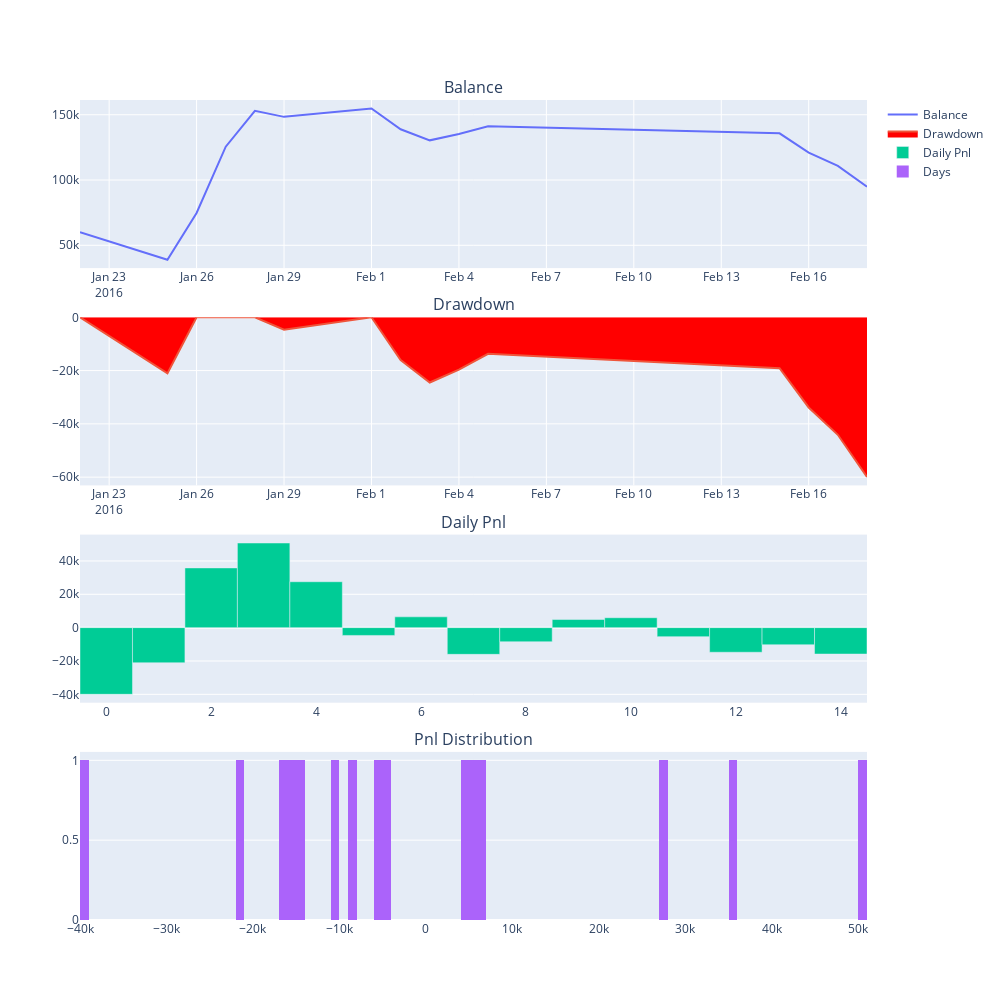
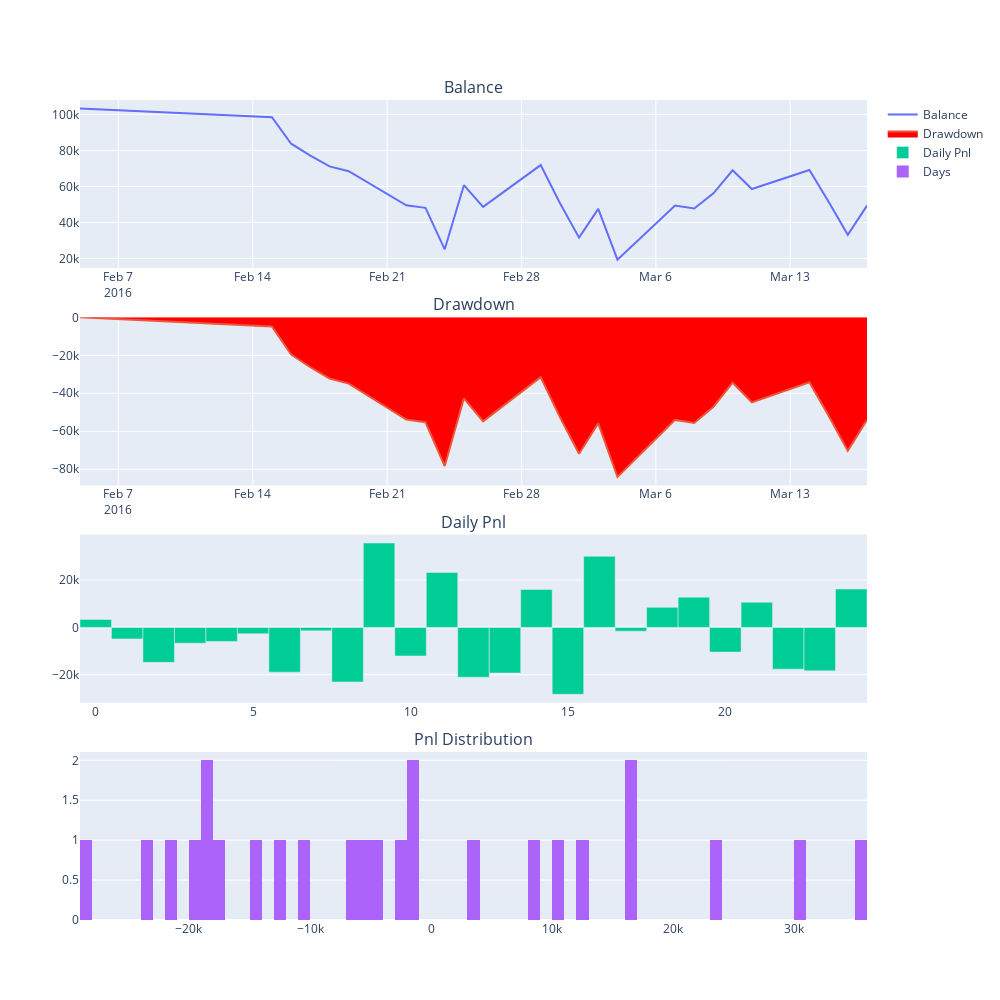
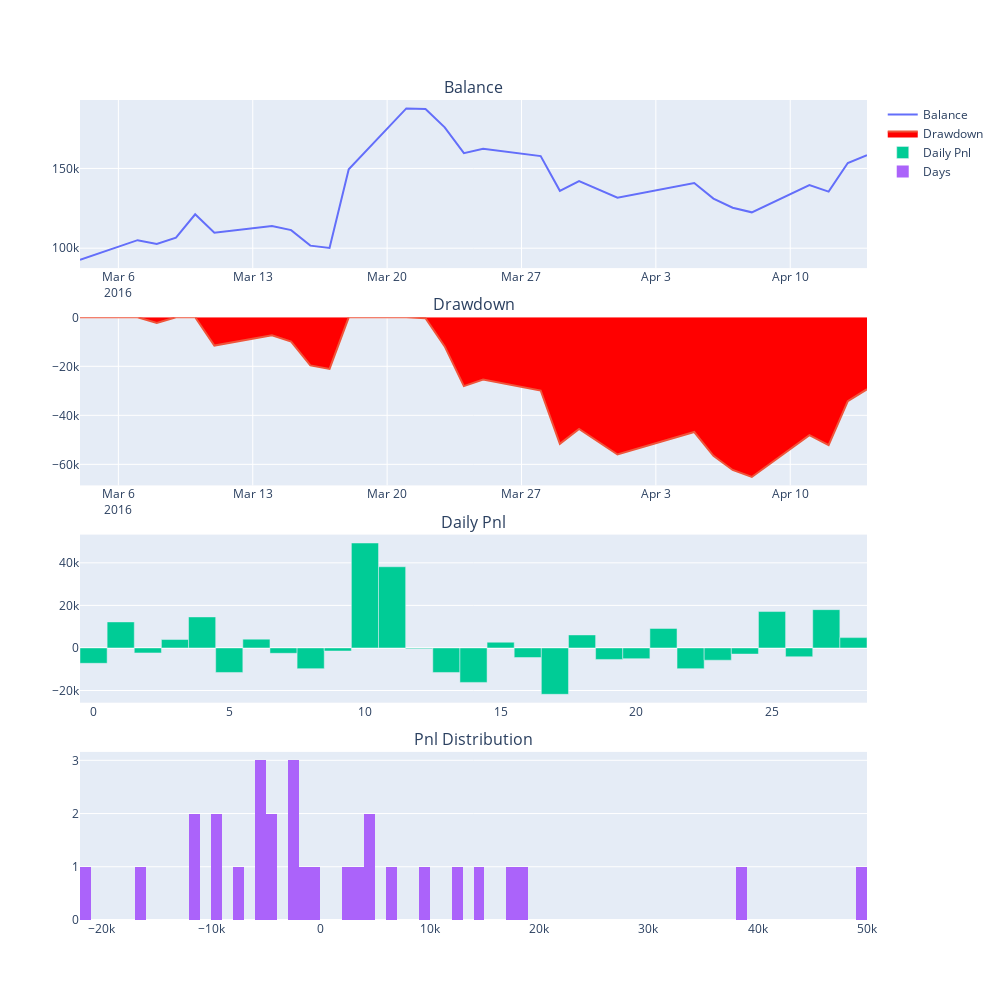
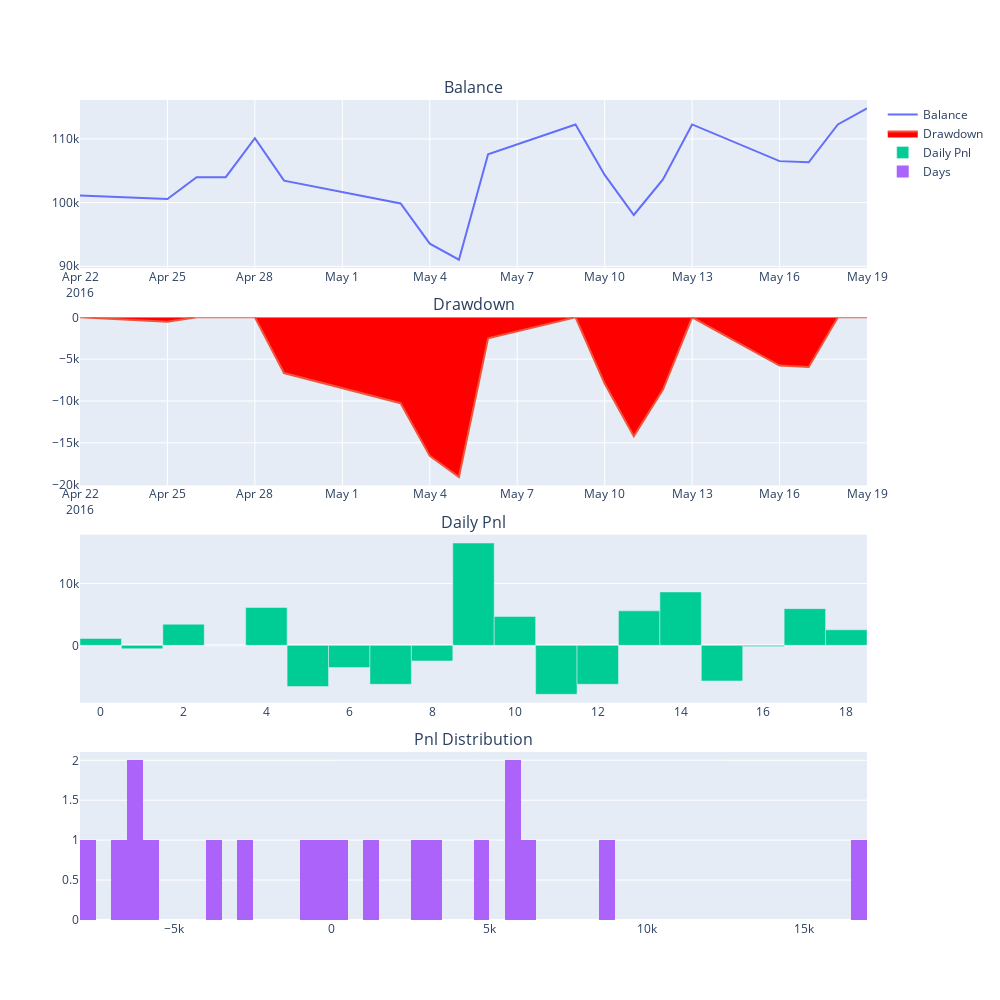

The notebook cell these images were saved under, in order:
### Code cell
ll=[]
tradess = []
for k, v in timec.items():
    start = k
    end = v[0]
    start_history = start - relativedelta(days=20)
    print("start=", start, "end=", end, "start hist=",start_history)
    
    active = v[1]+ ".CFFEX"
    passive = v[4] + ".CFFEX"
    spread = new_spread(active, passive)
    print("active =", active, "passive=", passive)
    

    engine = BacktestingEngine()
    engine.set_parameters(
        spread=spread,
        interval="1m",
        start=start_history,
        end=end,
        rate=0.3/10000,
        slippage=0.2,
        size=300,
        pricetick=0.2,
        capital=100_000,
    )

    statarb_setting = {
        "boll_window": 60,
        "boll_dev": 4
    }

    grid_setting = {
        "grid_price": 20,
        "grid_volume": 1,
        "max_pos": 3
    }
    engine.add_strategy(GridTradingStrategy, grid_setting)
    engine.load_data()

    engine.run_backtesting()
    n = engine.calculate_result()
    engine.calculate_statistics()
    engine.show_chart()
    # if n.any():
    if n is not None:
        m = n.loc[start:end, :]
        ll.append(m)
        
    tt = engine.trades
    print("@", tt)
    if tt:
        for k, v in tt.items():
            da = v.datetime.date()
            print("@", da, start, end)
            if da >= start and da <= end:
                tradess.append(v)
                
    #tradess.append(tt)

### Figure 1 — Plotly figure (JSON) as saved in the notebook; plotly's stock layout.template omitted (floating-point values rounded to 4 significant figures)
{"data": [{"mode": "lines", "name": "Balance", "type": "scatter", "x": ["2016-01-22", "2016-01-25", "2016-01-26", "2016-01-27", "2016-01-28", "2016-01-29", "2016-02-01", "2016-02-02", "2016-02-03", "2016-02-04", "2016-02-05", "2016-02-15", "2016-02-16", "2016-02-17", "2016-02-18"], "xaxis": "x", "y": [60020.0, 38960.0, 74780.0, 125500.0, 153100.0, 148400.0, 154900.0, 138900.0, 130400.0, 135300.0, 141200.0, 135800.0, 121000.0, 110800.0, 94940.0], "yaxis": "y"}, {"fill": "tozeroy", "fillcolor": "red", "mode": "lines", "name": "Drawdown", "type": "scatter", "x": ["2016-01-22", "2016-01-25", "2016-01-26", "2016-01-27", "2016-01-28", "2016-01-29", "2016-02-01", "2016-02-02", "2016-02-03", "2016-02-04", "2016-02-05", "2016-02-15", "2016-02-16", "2016-02-17", "2016-02-18"], "xaxis": "x2", "y": [0, -21060.0, 0, 0, 0, -4680, 0, -16020, -24480, -19620, -13680, -19080, -33840.0, -44100, -59940.0], "yaxis": "y2"}, {"name": "Daily Pnl", "type": "bar", "xaxis": "x3", "y": [-39980.0, -21060.0, 35820.0, 50760.0, 27540.0, -4680.0, 6480.0, -16020.0, -8460.0, 4860.0, 5940.0, -5400, -14760.0, -10260.0, -15840.0], "yaxis": "y3"}, {"name": "Days", "nbinsx": 100, "type": "histogram", "x": [-39980.0, -21060.0, 35820.0, 50760.0, 27540.0, -4680.0, 6480.0, -16020.0, -8460.0, 4860.0, 5940.0, -5400, -14760.0, -10260.0, -15840.0], "xaxis": "x4", "yaxis": "y4"}], "layout": {"annotations": [{"font": {"size": 16}, "showarrow": false, "text": "Balance", "x": 0.5, "xanchor": "center", "xref": "paper", "y": 1, "yanchor": "bottom", "yref": "paper"}, {"font": {"size": 16}, "showarrow": false, "text": "Drawdown", "x": 0.5, "xanchor": "center", "xref": "paper", "y": 0.735, "yanchor": "bottom", "yref": "paper"}, {"font": {"size": 16}, "showarrow": false, "text": "Daily Pnl", "x": 0.5, "xanchor": "center", "xref": "paper", "y": 0.47, "yanchor": "bottom", "yref": "paper"}, {"font": {"size": 16}, "showarrow": false, "text": "Pnl Distribution", "x": 0.5, "xanchor": "center", "xref": "paper", "y": 0.205, "yanchor": "bottom", "yref": "paper"}], "height": 1000, "width": 1000, "xaxis": {"anchor": "y", "domain": [0, 1]}, "xaxis2": {"anchor": "y2", "domain": [0, 1]}, "xaxis3": {"anchor": "y3", "domain": [0, 1]}, "xaxis4": {"anchor": "y4", "domain": [0, 1]}, "yaxis": {"anchor": "x", "domain": [0.795, 1]}, "yaxis2": {"anchor": "x2", "domain": [0.53, 0.735]}, "yaxis3": {"anchor": "x3", "domain": [0.265, 0.47]}, "yaxis4": {"anchor": "x4", "domain": [0, 0.205]}}}

### Figure 2 — Plotly figure (JSON) as saved in the notebook; plotly's stock layout.template omitted (floating-point values rounded to 4 significant figures)
{"data": [{"mode": "lines", "name": "Balance", "type": "scatter", "x": ["2016-02-05", "2016-02-15", "2016-02-16", "2016-02-17", "2016-02-18", "2016-02-19", "2016-02-22", "2016-02-23", "2016-02-24", "2016-02-25", "2016-02-26", "2016-02-29", "2016-03-01", "2016-03-02", "2016-03-03", "2016-03-04", "2016-03-07", "2016-03-08", "2016-03-09", "2016-03-10", "2016-03-11", "2016-03-14", "2016-03-15", "2016-03-16", "2016-03-17"], "xaxis": "x", "y": [103300.0, 98490.0, 83730.0, 77070.0, 71130.0, 68430.0, 49530.0, 48090.0, 25050.0, 60690.0, 48630.0, 71850.0, 50790.0, 31530.0, 47550.0, 19290.0, 49350.0, 47730.0, 56190.0, 68970.0, 58530.0, 69150.0, 51510.0, 33150.0, 49350.0], "yaxis": "y"}, {"fill": "tozeroy", "fillcolor": "red", "mode": "lines", "name": "Drawdown", "type": "scatter", "x": ["2016-02-05", "2016-02-15", "2016-02-16", "2016-02-17", "2016-02-18", "2016-02-19", "2016-02-22", "2016-02-23", "2016-02-24", "2016-02-25", "2016-02-26", "2016-02-29", "2016-03-01", "2016-03-02", "2016-03-03", "2016-03-04", "2016-03-07", "2016-03-08", "2016-03-09", "2016-03-10", "2016-03-11", "2016-03-14", "2016-03-15", "2016-03-16", "2016-03-17"], "xaxis": "x2", "y": [0, -4860.0, -19620.0, -26280, -32220.0, -34920.0, -53820.0, -55260.0, -78300.0, -42660.0, -54720.0, -31500.0, -52560.0, -71820.0, -55800, -84060.0, -54000.0, -55620.0, -47160.0, -34380, -44820.0, -34200, -51840.0, -70200.0, -54000.0], "yaxis": "y2"}, {"name": "Daily Pnl", "type": "bar", "xaxis": "x3", "y": [3349.0, -4860.0, -14760.0, -6660.0, -5940.0, -2700, -18900, -1440.0, -23040.0, 35640.0, -12060.0, 23220.0, -21060.0, -19260.0, 16020.0, -28260.0, 30060.0, -1620.0, 8460.0, 12780.0, -10440.0, 10620.0, -17640.0, -18360.0, 16200], "yaxis": "y3"}, {"name": "Days", "nbinsx": 100, "type": "histogram", "x": [3349.0, -4860.0, -14760.0, -6660.0, -5940.0, -2700, -18900, -1440.0, -23040.0, 35640.0, -12060.0, 23220.0, -21060.0, -19260.0, 16020.0, -28260.0, 30060.0, -1620.0, 8460.0, 12780.0, -10440.0, 10620.0, -17640.0, -18360.0, 16200], "xaxis": "x4", "yaxis": "y4"}], "layout": {"annotations": [{"font": {"size": 16}, "showarrow": false, "text": "Balance", "x": 0.5, "xanchor": "center", "xref": "paper", "y": 1, "yanchor": "bottom", "yref": "paper"}, {"font": {"size": 16}, "showarrow": false, "text": "Drawdown", "x": 0.5, "xanchor": "center", "xref": "paper", "y": 0.735, "yanchor": "bottom", "yref": "paper"}, {"font": {"size": 16}, "showarrow": false, "text": "Daily Pnl", "x": 0.5, "xanchor": "center", "xref": "paper", "y": 0.47, "yanchor": "bottom", "yref": "paper"}, {"font": {"size": 16}, "showarrow": false, "text": "Pnl Distribution", "x": 0.5, "xanchor": "center", "xref": "paper", "y": 0.205, "yanchor": "bottom", "yref": "paper"}], "height": 1000, "width": 1000, "xaxis": {"anchor": "y", "domain": [0, 1]}, "xaxis2": {"anchor": "y2", "domain": [0, 1]}, "xaxis3": {"anchor": "y3", "domain": [0, 1]}, "xaxis4": {"anchor": "y4", "domain": [0, 1]}, "yaxis": {"anchor": "x", "domain": [0.795, 1]}, "yaxis2": {"anchor": "x2", "domain": [0.53, 0.735]}, "yaxis3": {"anchor": "x3", "domain": [0.265, 0.47]}, "yaxis4": {"anchor": "x4", "domain": [0, 0.205]}}}

### Figure 3 — Plotly figure (JSON) as saved in the notebook; plotly's stock layout.template omitted (floating-point values rounded to 4 significant figures)
{"data": [{"mode": "lines", "name": "Balance", "type": "scatter", "x": ["2016-03-04", "2016-03-07", "2016-03-08", "2016-03-09", "2016-03-10", "2016-03-11", "2016-03-14", "2016-03-15", "2016-03-16", "2016-03-17", "2016-03-18", "2016-03-21", "2016-03-22", "2016-03-23", "2016-03-24", "2016-03-25", "2016-03-28", "2016-03-29", "2016-03-30", "2016-03-31", "2016-04-01", "2016-04-05", "2016-04-06", "2016-04-07", "2016-04-08", "2016-04-11", "2016-04-12", "2016-04-13", "2016-04-14"], "xaxis": "x", "y": [92790.0, 105000.0, 102700.0, 106600.0, 121200.0, 109700.0, 113800.0, 111300.0, 101600.0, 100200.0, 149500.0, 187600.0, 187300.0, 175800.0, 159600.0, 162300.0, 157800.0, 136000.0, 142100.0, 136700.0, 131700.0, 140800.0, 131100.0, 125400.0, 122500.0, 139600.0, 135400.0, 153400.0, 158300.0], "yaxis": "y"}, {"fill": "tozeroy", "fillcolor": "red", "mode": "lines", "name": "Drawdown", "type": "scatter", "x": ["2016-03-04", "2016-03-07", "2016-03-08", "2016-03-09", "2016-03-10", "2016-03-11", "2016-03-14", "2016-03-15", "2016-03-16", "2016-03-17", "2016-03-18", "2016-03-21", "2016-03-22", "2016-03-23", "2016-03-24", "2016-03-25", "2016-03-28", "2016-03-29", "2016-03-30", "2016-03-31", "2016-04-01", "2016-04-05", "2016-04-06", "2016-04-07", "2016-04-08", "2016-04-11", "2016-04-12", "2016-04-13", "2016-04-14"], "xaxis": "x2", "y": [0, 0, -2340, 0, 0, -11520.0, -7380, -9900, -19620.0, -21060.0, 0, 0, -360, -11880.0, -28080.0, -25380.0, -29880.0, -51660, -45540, -50940, -55980.0, -46800, -56520, -62280.0, -65160, -48060, -52200, -34200, -29340.0], "yaxis": "y2"}, {"name": "Daily Pnl", "type": "bar", "xaxis": "x3", "y": [-7215.0, 12240.0, -2340.0, 3960.0, 14580.0, -11520.0, 4140.0, -2520.0, -9720.0, -1440.0, 49320.0, 38160.0, -360.0, -11520.0, -16200, 2700, -4500, -21780.0, 6120.0, -5400, -5040.0, 9180.0, -9720.0, -5760.0, -2880.0, 17100, -4140.0, 18000, 4860.0], "yaxis": "y3"}, {"name": "Days", "nbinsx": 100, "type": "histogram", "x": [-7215.0, 12240.0, -2340.0, 3960.0, 14580.0, -11520.0, 4140.0, -2520.0, -9720.0, -1440.0, 49320.0, 38160.0, -360.0, -11520.0, -16200, 2700, -4500, -21780.0, 6120.0, -5400, -5040.0, 9180.0, -9720.0, -5760.0, -2880.0, 17100, -4140.0, 18000, 4860.0], "xaxis": "x4", "yaxis": "y4"}], "layout": {"annotations": [{"font": {"size": 16}, "showarrow": false, "text": "Balance", "x": 0.5, "xanchor": "center", "xref": "paper", "y": 1, "yanchor": "bottom", "yref": "paper"}, {"font": {"size": 16}, "showarrow": false, "text": "Drawdown", "x": 0.5, "xanchor": "center", "xref": "paper", "y": 0.735, "yanchor": "bottom", "yref": "paper"}, {"font": {"size": 16}, "showarrow": false, "text": "Daily Pnl", "x": 0.5, "xanchor": "center", "xref": "paper", "y": 0.47, "yanchor": "bottom", "yref": "paper"}, {"font": {"size": 16}, "showarrow": false, "text": "Pnl Distribution", "x": 0.5, "xanchor": "center", "xref": "paper", "y": 0.205, "yanchor": "bottom", "yref": "paper"}], "height": 1000, "width": 1000, "xaxis": {"anchor": "y", "domain": [0, 1]}, "xaxis2": {"anchor": "y2", "domain": [0, 1]}, "xaxis3": {"anchor": "y3", "domain": [0, 1]}, "xaxis4": {"anchor": "y4", "domain": [0, 1]}, "yaxis": {"anchor": "x", "domain": [0.795, 1]}, "yaxis2": {"anchor": "x2", "domain": [0.53, 0.735]}, "yaxis3": {"anchor": "x3", "domain": [0.265, 0.47]}, "yaxis4": {"anchor": "x4", "domain": [0, 0.205]}}}

### Figure 4 — Plotly figure (JSON) as saved in the notebook; plotly's stock layout.template omitted (floating-point values rounded to 4 significant figures)
{"data": [{"mode": "lines", "name": "Balance", "type": "scatter", "x": ["2016-04-22", "2016-04-25", "2016-04-26", "2016-04-27", "2016-04-28", "2016-04-29", "2016-05-03", "2016-05-04", "2016-05-05", "2016-05-06", "2016-05-09", "2016-05-10", "2016-05-11", "2016-05-12", "2016-05-13", "2016-05-16", "2016-05-17", "2016-05-18", "2016-05-19"], "xaxis": "x", "y": [101100.0, 100600.0, 104000.0, 104000.0, 110100.0, 103500.0, 99850.0, 93550.0, 91030.0, 107600.0, 112300.0, 104400.0, 98050.0, 103600.0, 112300.0, 106500.0, 106300.0, 112300.0, 114800.0], "yaxis": "y"}, {"fill": "tozeroy", "fillcolor": "red", "mode": "lines", "name": "Drawdown", "type": "scatter", "x": ["2016-04-22", "2016-04-25", "2016-04-26", "2016-04-27", "2016-04-28", "2016-04-29", "2016-05-03", "2016-05-04", "2016-05-05", "2016-05-06", "2016-05-09", "2016-05-10", "2016-05-11", "2016-05-12", "2016-05-13", "2016-05-16", "2016-05-17", "2016-05-18", "2016-05-19"], "xaxis": "x2", "y": [0, -540, 0, 0, 0, -6660.0, -10260.0, -16560.0, -19080.0, -2520.0, 0, -7920.0, -14220.0, -8640.0, 0, -5760.0, -5940.0, 0, 0], "yaxis": "y2"}, {"name": "Daily Pnl", "type": "bar", "xaxis": "x3", "y": [1110.0, -540.0, 3420.0, 0, 6120.0, -6660.0, -3600, -6300, -2520.0, 16560.0, 4680.0, -7920.0, -6300, 5580.0, 8640.0, -5760.0, -180.0, 5940.0, 2520.0], "yaxis": "y3"}, {"name": "Days", "nbinsx": 100, "type": "histogram", "x": [1110.0, -540.0, 3420.0, 0, 6120.0, -6660.0, -3600, -6300, -2520.0, 16560.0, 4680.0, -7920.0, -6300, 5580.0, 8640.0, -5760.0, -180.0, 5940.0, 2520.0], "xaxis": "x4", "yaxis": "y4"}], "layout": {"annotations": [{"font": {"size": 16}, "showarrow": false, "text": "Balance", "x": 0.5, "xanchor": "center", "xref": "paper", "y": 1, "yanchor": "bottom", "yref": "paper"}, {"font": {"size": 16}, "showarrow": false, "text": "Drawdown", "x": 0.5, "xanchor": "center", "xref": "paper", "y": 0.735, "yanchor": "bottom", "yref": "paper"}, {"font": {"size": 16}, "showarrow": false, "text": "Daily Pnl", "x": 0.5, "xanchor": "center", "xref": "paper", "y": 0.47, "yanchor": "bottom", "yref": "paper"}, {"font": {"size": 16}, "showarrow": false, "text": "Pnl Distribution", "x": 0.5, "xanchor": "center", "xref": "paper", "y": 0.205, "yanchor": "bottom", "yref": "paper"}], "height": 1000, "width": 1000, "xaxis": {"anchor": "y", "domain": [0, 1]}, "xaxis2": {"anchor": "y2", "domain": [0, 1]}, "xaxis3": {"anchor": "y3", "domain": [0, 1]}, "xaxis4": {"anchor": "y4", "domain": [0, 1]}, "yaxis": {"anchor": "x", "domain": [0.795, 1]}, "yaxis2": {"anchor": "x2", "domain": [0.53, 0.735]}, "yaxis3": {"anchor": "x3", "domain": [0.265, 0.47]}, "yaxis4": {"anchor": "x4", "domain": [0, 0.205]}}}
